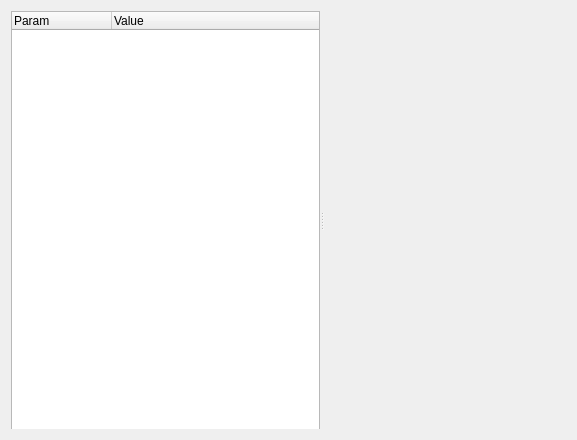
<?xml version="1.0" encoding="UTF-8"?>
<ui version="4.0">
 <class>WidgetParam</class>
 <widget class="QWidget" name="WidgetParam">
  <property name="geometry">
   <rect>
    <x>0</x>
    <y>0</y>
    <width>577</width>
    <height>440</height>
   </rect>
  </property>
  <property name="minimumSize">
   <size>
    <width>577</width>
    <height>440</height>
   </size>
  </property>
  <property name="windowTitle">
   <string>Form</string>
  </property>
  <layout class="QGridLayout" name="gridLayout">
   <item row="0" column="0">
    <widget class="QSplitter" name="splitter">
     <property name="orientation">
      <enum>Qt::Horizontal</enum>
     </property>
     <widget class="QTreeWidget" name="treeWidget">
      <property name="sizePolicy">
       <sizepolicy hsizetype="Preferred" vsizetype="Expanding">
        <horstretch>0</horstretch>
        <verstretch>0</verstretch>
       </sizepolicy>
      </property>
      <property name="minimumSize">
       <size>
        <width>221</width>
        <height>421</height>
       </size>
      </property>
      <property name="maximumSize">
       <size>
        <width>340</width>
        <height>16777215</height>
       </size>
      </property>
      <property name="midLineWidth">
       <number>1</number>
      </property>
      <column>
       <property name="text">
        <string>Param</string>
       </property>
      </column>
      <column>
       <property name="text">
        <string>Value</string>
       </property>
      </column>
     </widget>
     <widget class="QWidget" name="widget" native="true">
      <property name="sizePolicy">
       <sizepolicy hsizetype="Expanding" vsizetype="Expanding">
        <horstretch>0</horstretch>
        <verstretch>0</verstretch>
       </sizepolicy>
      </property>
      <property name="minimumSize">
       <size>
        <width>200</width>
        <height>421</height>
       </size>
      </property>
     </widget>
    </widget>
   </item>
  </layout>
 </widget>
 <resources/>
 <connections/>
</ui>
